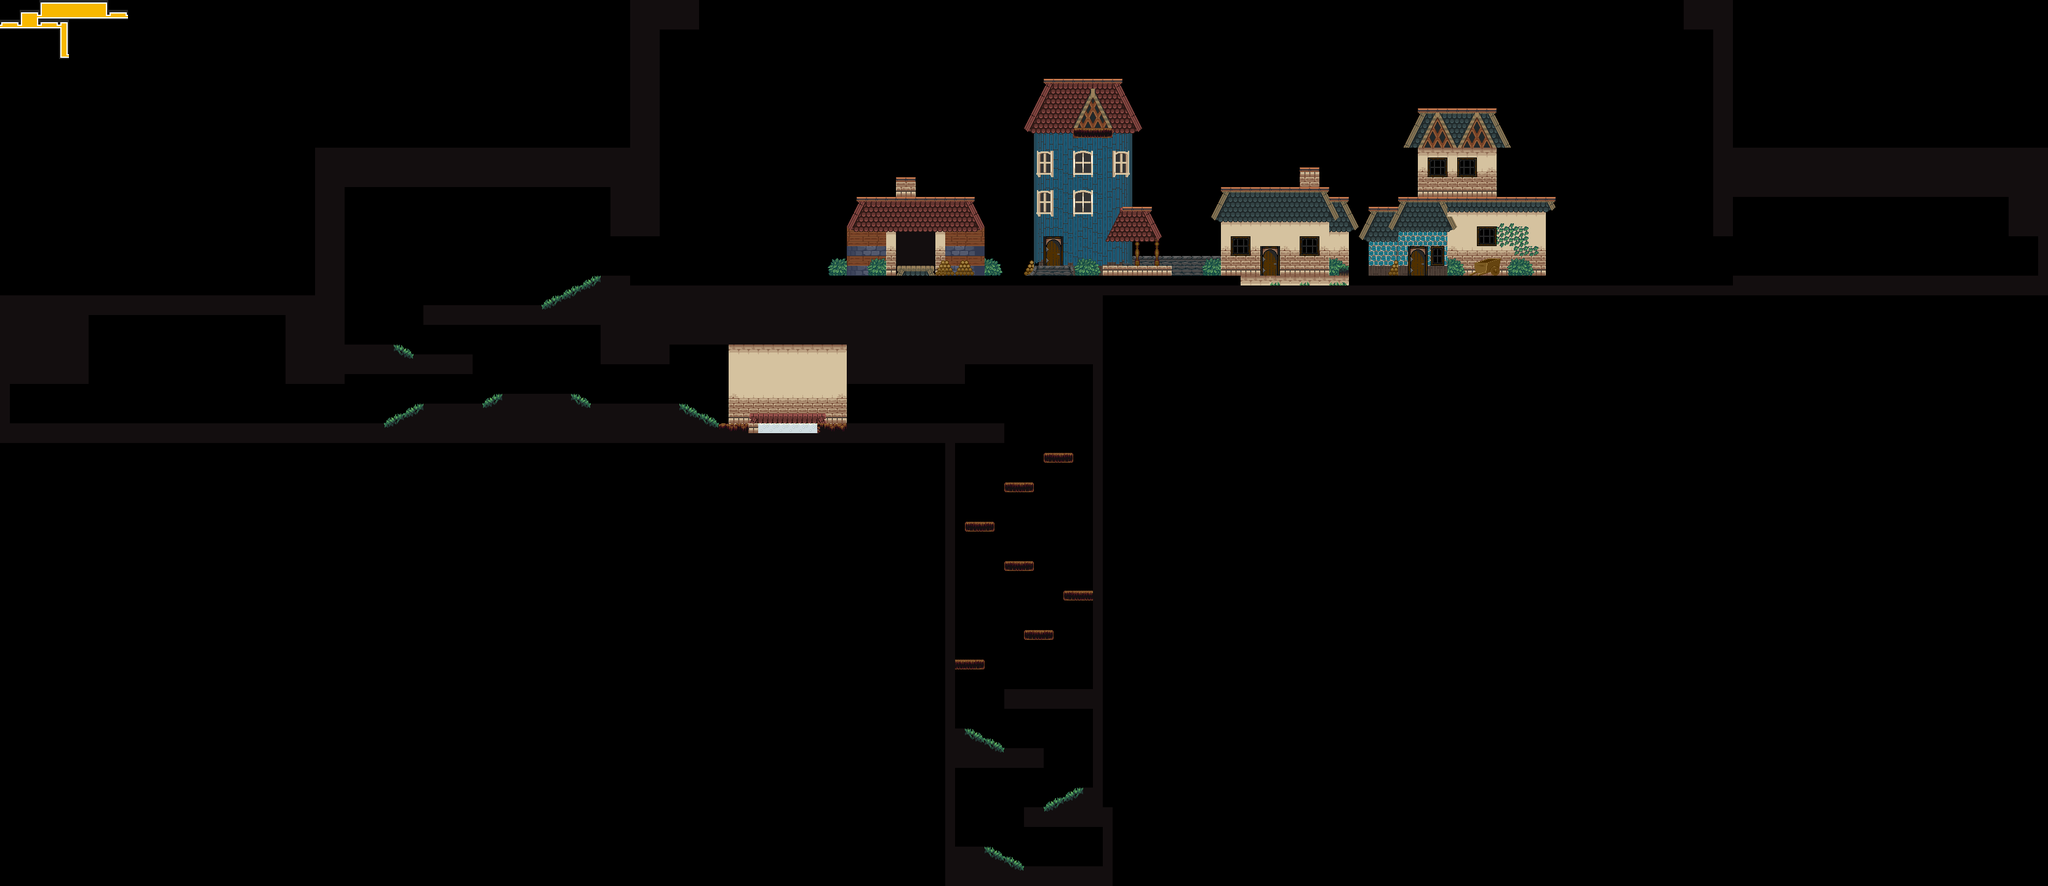

This is a level from a 2D game, rendered from its Tiled map with the project's own tilesets. A one-line summary and the map file follow, with tile-layer data summarised:
An orthogonal 208x90 tile map with 16x16 px tiles, 5 tile layers (far, back, front, top, ...), 2 tilesets and 25 objects (3x Player, 3x Trigger, 3x NPC, 3x Tree, 3x Tranistion, ...).

<map version="1.0" orientation="orthogonal" renderorder="right-down" width="208" height="90" tilewidth="16" tileheight="16" nextobjectid="38">
 <tileset firstgid="1" name="town" tilewidth="16" tileheight="16" tilecount="1024" columns="32">
  <image source="../img/tiles/town.png" trans="ff00ff" width="512" height="512" />
 </tileset>
 <tileset firstgid="1025" name="maptiles" tilewidth="16" tileheight="16" tilecount="256" columns="16">
  <image source="../img/tiles/maptiles.gif" width="256" height="256" />
  <tile id="194">
   <properties>
    <property name="triggerheight" type="int" value="32" />
    <property name="triggersave" value="temple1lavadrain" />
   </properties>
  </tile>
 </tileset>
 <layer name="far" width="208" height="90">
  <data>[18720 cells, 819 non-empty, 127 distinct tile ids]</data>
 </layer>
 <layer name="back" width="208" height="90">
  <data>[18720 cells, 273 non-empty, 96 distinct tile ids]</data>
 </layer>
 <layer name="front" width="208" height="90">
  <data>[18720 cells, 1964 non-empty, 29 distinct tile ids]</data>
 </layer>
 <layer name="top" width="208" height="90">
  <data>[18720 cells, 103 non-empty, 5 distinct tile ids]</data>
 </layer>
 <objectgroup name="objects">
  <properties>
   <property name="tags" value="[&quot;house&quot;]" />
  </properties>
  <object id="4" name="Shop" x="2608" y="400" width="48" height="48" />
  <object id="5" name="Player" x="3248" y="416" width="16" height="32">
   <properties>
    <property name="start" value="towneast" />
   </properties>
  </object>
  <object id="6" name="Chancellor" x="1792" y="416" width="32" height="32" />
  <object id="7" name="Smith" x="2032" y="416" width="32" height="32" />
  <object id="12" name="Item" x="1760" y="192" width="16" height="16">
   <properties>
    <property name="id" value="townhubsword" />
    <property name="name" value="broad_sword" />
   </properties>
  </object>
  <object id="13" name="Trigger" x="3216" y="384" width="80" height="64">
   <properties>
    <property name="background" value="sky" />
    <property name="darkness" value="0" />
    <property name="music" value="music_town" />
    <property name="retrigger" type="int" value="0" />
   </properties>
  </object>
  <object id="15" name="HotSpring" x="1232" y="672" width="96" height="32" />
  <object id="16" name="NPC" x="2128" y="416" width="16" height="32">
   <properties>
    <property name="script" value="say &quot;npc_dodgeman&quot;" />
   </properties>
  </object>
  <object id="17" name="NPC" x="1712" y="416" width="16" height="32">
   <properties>
    <property name="script" value="say &quot;npc_downstabman&quot;" />
   </properties>
  </object>
  <object id="18" name="Tree" x="1840" y="304" width="64" height="128" />
  <object id="19" name="Tree" x="2416" y="288" width="64" height="128" />
  <object id="20" name="NPC" x="2400" y="416" width="16" height="32">
   <properties>
    <property name="script" value="say &quot;npc_chargeattackman&quot;" />
   </properties>
  </object>
  <object id="21" name="Tree" x="1504" y="240" width="64" height="128" />
  <object id="22" name="ShieldSmith" x="1456" y="384" width="64" height="64" />
  <object id="24" name="Shrine" x="1280" y="416" width="48" height="32">
   <properties>
    <property name="spells" value="SpellHeal" />
   </properties>
  </object>
  <object id="27" name="Tranistion" x="3296" y="384" width="16" height="64">
   <properties>
    <property name="map" value="temple1.tmx" />
    <property name="start" value="town" />
   </properties>
  </object>
  <object id="28" name="Player" x="64" y="656" width="16" height="32">
   <properties>
    <property name="start" value="townwest" />
   </properties>
  </object>
  <object id="29" name="Trigger" x="32" y="624" width="80" height="64">
   <properties>
    <property name="background" value="sky" />
    <property name="darkness" value="0" />
    <property name="music" value="music_town" />
    <property name="retrigger" type="int" value="0" />
   </properties>
  </object>
  <object id="30" name="Tranistion" x="16" y="624" width="16" height="64">
   <properties>
    <property name="map" value="temple2.tmx" />
    <property name="start" value="townwest" />
   </properties>
  </object>
  <object id="31" name="Player" x="1728" y="1376" width="16" height="32">
   <properties>
    <property name="start" value="townfridge" />
   </properties>
  </object>
  <object id="32" name="Trigger" x="1696" y="1344" width="80" height="64">
   <properties>
    <property name="background" value="sky" />
    <property name="darkness" value="0" />
    <property name="music" value="music_town" />
    <property name="retrigger" type="int" value="0" />
   </properties>
  </object>
  <object id="33" name="Tranistion" x="1776" y="1344" width="16" height="64">
   <properties>
    <property name="map" value="fridge.tmx" />
    <property name="start" value="townfridge" />
   </properties>
  </object>
  <object id="34" name="SpellMaster" x="768" y="464" width="32" height="32" />
  <object id="36" name="Switch" x="1472" y="656" width="16" height="32">
   <properties>
    <property name="target" value="th_fridgedoor" />
    <property name="triggersave" value="th_fridgedoor" />
   </properties>
  </object>
  <object id="37" name="Door" x="1440" y="624" width="16" height="64">
   <properties>
    <property name="trigger" value="th_fridgedoor" />
    <property name="triggersave" value="th_fridgedoor" />
   </properties>
  </object>
 </objectgroup>
 <layer name="map" width="208" height="90">
  <data>[18720 cells, 28 non-empty, 12 distinct tile ids]</data>
 </layer>
</map>
